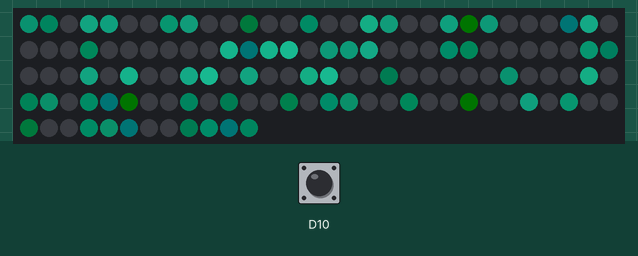
Recording of a program running on a simulated CircuitPython board. Shown: 132 RGB LEDs in strip order, left to right, continuing on the next row. The inputs (shaded band) are chosen by the test bench; at power-on: D10 HIGH. Dim RGB values are drawn brighter than linear; random numbers come from a fixed seed; what the program prints to the serial console is not drawn.

Above: at 1.2 s.
1.3 s: D10 pulled LOW for 0.15 s
At 1.95 s:
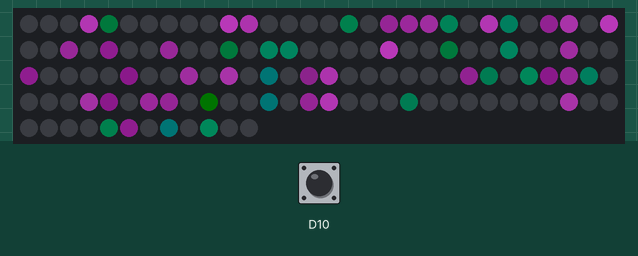
2.0 s: D10 pulled LOW for 1 s
At 3.45 s:
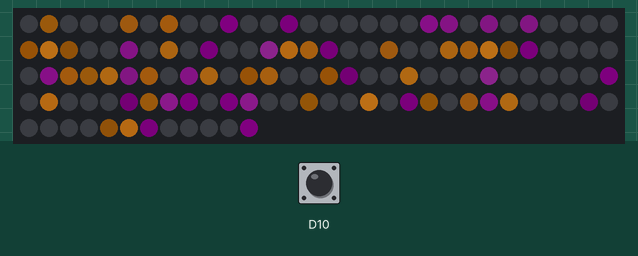
3.6 s: D10 pulled LOW for 0.15 s
At 4.05 s:
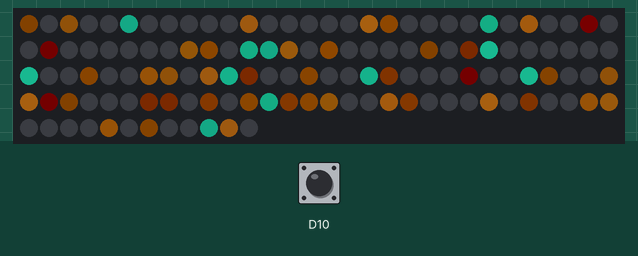
4.3 s: D10 pulled LOW for 1 s
At 5.56 s:
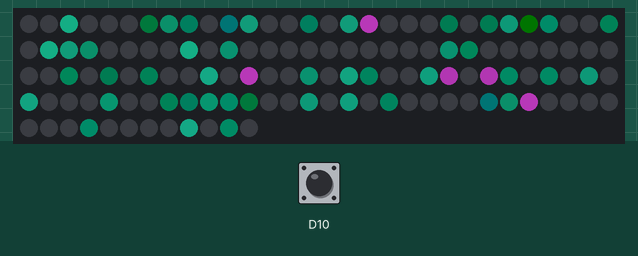
5.9 s: D10 pulled LOW for 3.2 s
At 9.47 s:
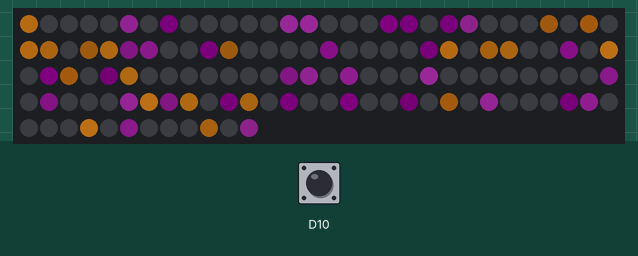
9.7 s: D10 pulsed LOW 5 times (0.12 s each, 0.3 s apart)
At 10.37 s:
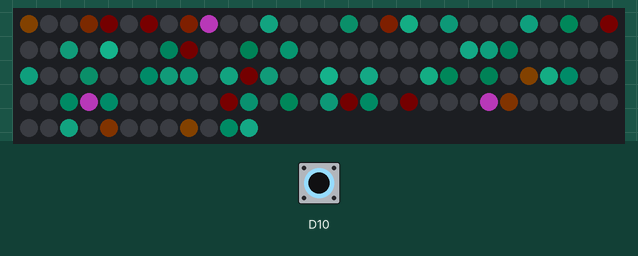
Timing chart, 0 to 12.7 s (numbered marks = the images above; inputs shaded):
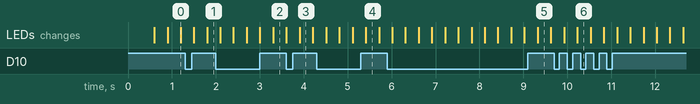

The program:

code.py
```python
# (licence header left out)
import time
import random
import board
import neopixel
import microcontroller
import digitalio


# -------------------- Hardware / strip config --------------------

NUM_PIXELS = 132
PIXEL_PIN = board.D5  # data pin
BUTTON_PIN = board.D10  # your button/sensor on pin 10

pixels = neopixel.NeoPixel(
    PIXEL_PIN,
    NUM_PIXELS,
    auto_write=False,
    brightness=0.3,
)

print("Adafruit CircuitPython 10.0.3")
print("InfinityCube Lite V1.1")
print("(c) 2025 by Stephan Zehrer")
print("Adafruit ItsyBitsy M0 Express")

uid = microcontroller.cpu.uid
uid_hex = "".join(f"{b:02X}" for b in uid)
print("UID:", uid_hex)


# -------------------- Classes --------------------

class ButtonColorCycler:
    """Debounced button handler that cycles through a list of colors.

    Assumes a typical momentary button wired to GND with internal pull-up.
    If your sensor is active-high, flip the 'pressed_level' below.
    """

    def __init__(self, pin, colors, debounce_s=0.08, pressed_level=False):
        self._colors = list(colors)
        self._idx = 0

        self._btn = digitalio.DigitalInOut(pin)
        self._btn.direction = digitalio.Direction.INPUT
        self._btn.pull = digitalio.Pull.UP

        self._pressed_level = pressed_level  # False = pressed when low (pull-up)
        self._debounce = debounce_s
        self._last_change = time.monotonic()
        self._last_state = self._btn.value
        self._stable_state = self._last_state

    @property
    def color(self):
        return self._colors[self._idx]

    def _is_pressed(self, state):
        return state == self._pressed_level

    def update(self):
        """Call often. Returns True once per valid press (edge)."""
        now = time.monotonic()
        state = self._btn.value

        # State changed? start debounce timer
        if state != self._last_state:
            self._last_state = state
            self._last_change = now
            return False

        # Stable long enough?
        if (now - self._last_change) < self._debounce:
            return False

        # Debounced edge detection: update stable state
        if state != self._stable_state:
            prev = self._stable_state
            self._stable_state = state

            # Fire only on press (not on release)
            if (not self._is_pressed(prev)) and self._is_pressed(state):
                self._idx = (self._idx + 1) % len(self._colors)
                return True

        return False


class SimpleSparkle:
    """Soft sparkle effect with fading background.

    Algorithm (RAM-friendly):
    - Each frame: dim all pixels (multiply by fade)
    - Add N new sparkles at random positions with current color

    This gives a gentle twinkle without a harsh full-strip clear.
    """

    def __init__(
        self,
        pixel_object,
        color=(255, 255, 255),
        speed=0.02,
        sparkles_per_frame=3,
        fade=220,
        highlight=40,
    ):
        self.pixels = pixel_object
        self.color = color
        self.speed = speed
        self.sparkles_per_frame = int(max(1, sparkles_per_frame))

        # fade: 0..255 (higher = slower fade). 220 is a nice default.
        self.fade = int(min(255, max(0, fade)))

        # highlight: adds a tiny white-ish pop to each new sparkle (0..255)
        self.highlight = int(min(255, max(0, highlight)))

        self.num_pixels = len(self.pixels)
        self._last_step = time.monotonic()

    def _dim_all(self):
        f = self.fade
        # Scale each pixel by f/255
        for i in range(self.num_pixels):
            r, g, b = self.pixels[i]
            if r or g or b:
                self.pixels[i] = (
                    (r * f) // 255,
                    (g * f) // 255,
                    (b * f) // 255,
                )

    def _add_sparkle(self):
        i = random.randrange(self.num_pixels)

        r, g, b = self.color
        h = self.highlight

        # Add a small white-ish highlight while keeping within 0..255
        rr = 255 if (r + h) > 255 else (r + h)
        gg = 255 if (g + h) > 255 else (g + h)
        bb = 255 if (b + h) > 255 else (b + h)

        self.pixels[i] = (rr, gg, bb)

    def animate(self):
        now = time.monotonic()
        if (now - self._last_step) < self.speed:
            return
        self._last_step = now

        self._dim_all()

        for _ in range(self.sparkles_per_frame):
            self._add_sparkle()

        self.pixels.show()


# -------------------- Configuration --------------------

COLORS = [
    (0, 200, 150),   # teal-ish
    (200, 40, 200),  # purple
    (255, 120, 0),   # warm orange
]

button = ButtonColorCycler(
    BUTTON_PIN,
    COLORS,
    debounce_s=0.08,
    pressed_level=True,   # pressed when HIGH (active-high sensor)
)

sparkle = SimpleSparkle(
    pixels,
    color=button.color,
    speed=0.02,
    sparkles_per_frame=3,
    fade=220,
    highlight=30,
)


# -------------------- Main loop --------------------

while True:
    # Update button, change sparkle color on press
    if button.update():
        sparkle.color = button.color

    sparkle.animate()
```
